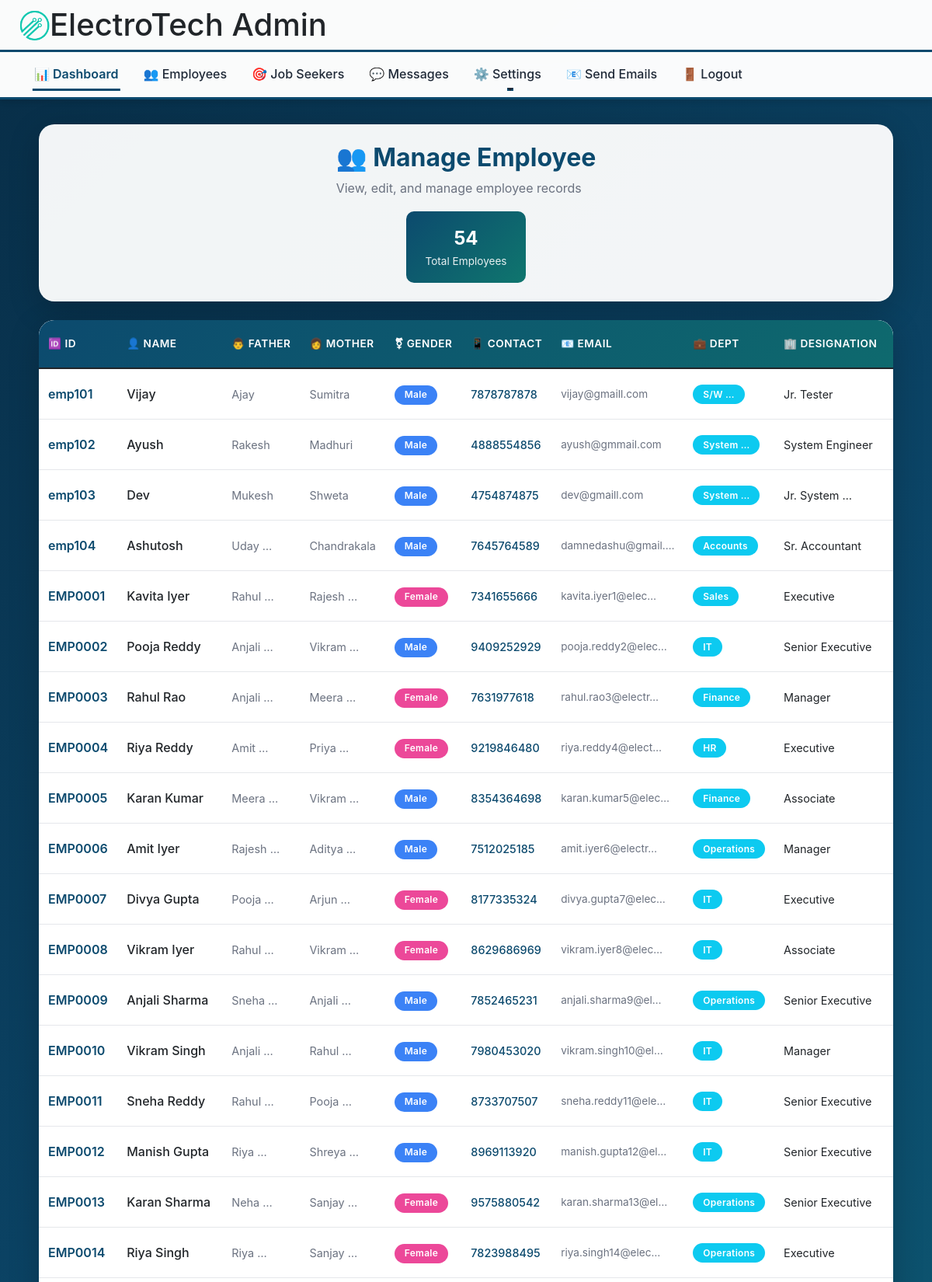
The page /emp_manage (signed in, upper part) on the database its author committed.
### home/models.py (models this page shows, shortened)
class Employee(models.Model):
    empid = models.CharField(max_length=10, primary_key=True)
    name = models.CharField(max_length=122)
    fname = models.CharField(max_length=122)
    mname = models.CharField(max_length=122)
    gender = models.CharField(max_length=122)
    address = models.TextField()
    city = models.CharField(max_length=122)
    contactno = models.IntegerField()
    email = models.EmailField(max_length=122)
    department = models.CharField(max_length=122)
    designation = models.CharField(max_length=122)
    dob = models.DateField()
    doj = models.DateField()
    salary = models.FloatField()

### home/views.py (the view)
# urls.py: path("emp_manage", views.emp_manage, name = 'emp_manage'),
def emp_manage(request):
    if request.user.is_anonymous:
        return redirect("admin_login")
    employees = Employee.objects.all()
    return render(request, 'admin_zone/emp_manage.html', {'employees': employees})

### templates/admin_zone/emp_manage.html (shortened to what this page needs)
{% extends 'admin_zone/admin_home.html' %}
{% load static %}
{% block body %}
<div style="background: linear-gradient(135deg, #082f49 0%, #0c4a6e 40%, #0f766e 100%); min-height: calc(100vh - 200px); padding: 2rem 1rem;">
    <div style="max-width: 1100px; margin: 0 auto; width: 100%;">
        <div class="card mb-4" style="background: rgba(255, 255, 255, 0.95); border: none; border-radius: 20px; box-shadow: 0 10px 40px rgba(0,0,0,0.2);">
            <div class="card-body py-4 px-5">
                <div style="display: flex; flex-direction: column; gap: 1rem; align-items: center; justify-content: space-between; flex-wrap: wrap; @media (min-width: 600px) { flex-direction: row; }">
                    <div>
                        <h1 style="font-size: 2rem; font-weight: 700; color: var(--primary-color); margin: 0;">👥 Manage Employee</h1>
                        <p style="color: var(--text-muted); margin-top: 0.5rem; margin-bottom: 0;">View, edit, and manage employee records</p>
                    </div>
                    <div style="background: linear-gradient(135deg, var(--primary-color) 0%, var(--secondary-color) 100%); color: white; padding: 1rem 1.5rem; border-radius: 10px; text-align: center; max-width: 200px;">
                        <div style="font-size: 1.5rem; font-weight: 700;">{{ employees|length }}</div>
                        <div style="font-size: 0.85rem; opacity: 0.9;">Total Employees</div>
                    </div>
                </div>
            </div>
        </div>
        <div class="card" style="background: white; border: none; border-radius: 20px; box-shadow: 0 10px 40px rgba(0,0,0,0.2); overflow: hidden;">
            <div class="table-responsive" style="overflow-x: auto; max-width: 100%;">
                <table class="table table-hover mb-0" style="width: 100%; min-width: 1000px;">
                    <thead style="background: linear-gradient(135deg, var(--primary-color) 0%, var(--secondary-color) 100%); color: white; position: sticky; top: 0; z-index: 10;">
                        <tr>
                            <th style="padding: 1.25rem 0.75rem; font-weight: 600; font-size: 0.85rem; white-space: nowrap;">🆔 ID</th>
                            <th style="padding: 1.25rem 0.75rem; font-weight: 600; font-size: 0.85rem; white-space: nowrap;">👤 Name</th>
                            <th style="padding: 1.25rem 0.75rem; font-weight: 600; font-size: 0.85rem; white-space: nowrap;">👨 Father</th>
                            <th style="padding: 1.25rem 0.75rem; font-weight: 600; font-size: 0.85rem; white-space: nowrap;">👩 Mother</th>
                            <th style="padding: 1.25rem 0.75rem; font-weight: 600; font-size: 0.85rem; white-space: nowrap;">⚧ Gender</th>
                            <th style="padding: 1.25rem 0.75rem; font-weight: 600; font-size: 0.85rem; white-space: nowrap;">📱 Contact</th>
                            <th style="padding: 1.25rem 0.75rem; font-weight: 600; font-size: 0.85rem; white-space: nowrap;">📧 Email</th>
                            <th style="padding: 1.25rem 0.75rem; font-weight: 600; font-size: 0.85rem; white-space: nowrap;">💼 Dept</th>
                            <th style="padding: 1.25rem 0.75rem; font-weight: 600; font-size: 0.85rem; white-space: nowrap;">🏢 Designation</th>
                            <th style="padding: 1.25rem 0.75rem; font-weight: 600; font-size: 0.85rem; white-space: nowrap;">🎂 DOB</th>
                        </tr>
                    </thead>
                    <tbody>
                        {% if employees %}
                            {% for employee in employees %}
                            <tr style="border-bottom: 1px solid #e5e7eb; transition: background-color 0.3s ease;">
                                <td style="padding: 1rem 0.75rem; font-weight: 600; white-space: nowrap; color: var(--primary-color);">{{ employee.empid }}</td>
                                <td style="padding: 1rem 0.75rem; font-weight: 500; white-space: nowrap;">{{ employee.name|truncatewords:2 }}</td>
                                <td style="padding: 1rem 0.75rem; font-size: 0.9rem; white-space: nowrap; color: var(--text-muted);">{{ employee.fname|truncatewords:1 }}</td>
                                <td style="padding: 1rem 0.75rem; font-size: 0.9rem; white-space: nowrap; color: var(--text-muted);">{{ employee.mname|truncatewords:1 }}</td>
                                <td style="padding: 1rem 0.75rem; white-space: nowrap;">
                                    <span class="badge" style="{% if employee.gender == 'Male' %}background: #3b82f6;{% elif employee.gender == 'Female' %}background: #ec4899;{% else %}background: #8b5cf6;{% endif %} color: white; padding: 0.4rem 0.8rem; font-size: 0.75rem;">
                                        {{ employee.gender }}
                                    </span>
                                </td>
                                <td style="padding: 1rem 0.75rem; font-weight: 500; white-space: nowrap; color: var(--primary-color); font-size: 0.9rem;">{{ employee.contactno }}</td>
                                <td style="padding: 1rem 0.75rem; font-size: 0.85rem; white-space: nowrap; color: var(--text-muted);">{{ employee.email|truncatechars:18 }}</td>
                                <td style="padding: 1rem 0.75rem; font-size: 0.9rem; white-space: nowrap;">
                                    <span class="badge bg-info" style="padding: 0.4rem 0.8rem; font-size: 0.75rem;">{{ employee.department|truncatewords:1 }}</span>
                                </td>
                                <td style="padding: 1rem 0.75rem; font-size: 0.9rem; white-space: nowrap;">{{ employee.designation|truncatewords:2 }}</td>
                                <td style="padding: 1rem 0.75rem; font-size: 0.85rem; white-space: nowrap; color: var(--text-muted);">{{ employee.dob|date:"d M Y" }}</td>
                            </tr>
                            {% endfor %}
                        {% endif %}
                    </tbody>
                </table>
            </div>
        </div>
    </div>
</div>
{% endblock body %}

### static/css/modern-hr.css (style rules this page uses)
:root { --primary-color: #0c4a6e; --primary-dark: #082f49; --primary-light: #0369a1; --secondary-color: #0f766e; --success-color: #10b981; --success-dark: #059669; --warning-color: #f59e0b; --warning-dark: #d97706; --danger-color: #ef4444; --danger-dark: #dc2626; --info-color: #0891b2; --info-dark: #0e7490; --white: #ffffff; --light-bg: #f8fafc; --light-gray: #e5e7eb; --gray: #9ca3af; --dark-gray: #6b7280; --text-dark: #1f2937; --text-muted: #6b7280; --border-color: #e5e7eb; --shadow-xs: 0 1px 2px rgba(0, 0, 0, 0.05); --shadow-sm: 0 1px 3px rgba(0, 0, 0, 0.1); --shadow-md: 0 4px 6px rgba(0, 0, 0, 0.1); --shadow-lg: 0 10px 25px rgba(0, 0, 0, 0.15); --shadow-xl: 0 20px 40px rgba(0, 0, 0, 0.2); --transition-fast: all 0.15s ease; --transition: all 0.3s ease; --transition-slow: all 0.5s ease; --spacing-xs: 0.25rem; --spacing-sm: 0.5rem; --spacing-md: 1rem; --spacing-lg: 1.5rem; --spacing-xl: 2rem; --radius-sm: 6px; --radius-md: 10px; --radius-lg: 16px; --radius-xl: 24px; --radius-full: 9999px; --z-dropdown: 1000; --z-sticky: 1020; --z-fixed: 1030; --z-modal-backdrop: 1040; --z-modal: 1050; --z-popover: 1060; --z-tooltip: 1070; }
* { box-sizing: border-box; }
body { font-family: -apple-system, BlinkMacSystemFont, 'Segoe UI', Roboto, 'Helvetica Neue', Arial, sans-serif; background: linear-gradient(135deg, #082f49 0%, #0c4a6e 40%, #0f766e 100%) !important; background-attachment: fixed !important; min-height: 100vh; line-height: 1.6; -webkit-font-smoothing: antialiased; -moz-osx-font-smoothing: grayscale; transition: var(--transition); }
html { scroll-behavior: smooth; }
.table-responsive { border-radius: var(--radius-lg); overflow: hidden; box-shadow: var(--shadow-md); background: white; }
table { background: white; border-radius: var(--radius-lg); overflow: hidden; box-shadow: var(--shadow-md); width: 100%; }
.table { margin-bottom: 0; }
thead { background: linear-gradient(135deg, var(--primary-color) 0%, var(--secondary-color) 100%); color: white; position: sticky; top: 0; z-index: 10; }
thead th { border: none; padding: 1rem; font-weight: 600; text-transform: uppercase; letter-spacing: 0.5px; font-size: 0.85rem; white-space: nowrap; position: relative; }
thead th::after { content: ''; position: absolute; bottom: 0; left: 0; width: 0; height: 2px; background: white; transition: var(--transition); }
tbody tr { transition: var(--transition); border-bottom: 1px solid var(--border-color); }
tbody td { padding: 1rem; vertical-align: middle; }
.card { border: none; border-radius: var(--radius-xl); box-shadow: var(--shadow-md); transition: var(--transition); overflow: hidden; background: white; }
.card-body { padding: 1.5rem; }
.badge { padding: 0.5rem 1rem; border-radius: var(--radius-full); font-weight: 600; letter-spacing: 0.3px; font-size: 0.85rem; display: inline-flex; align-items: center; gap: 0.25rem; }

### rows shown on the page
Employee: empid "emp101", name "Vijay", fname "Ajay", mname "Sumitra", gender "Male", contactno "7878787878", email "vijay@gmaill.com", department "S/W …", designation "Jr. Tester"
Employee: empid "emp102", name "Ayush", fname "Rakesh", mname "Madhuri", gender "Male", contactno "4888554856", email "ayush@gmmail.com", department "System …", designation "System Engineer"
Employee: empid "emp103", name "Dev", fname "Mukesh", mname "Shweta", gender "Male", contactno "4754874875", email "dev@gmaill.com", department "System …", designation "Jr. System …"
Employee: empid "emp104", name "Ashutosh", fname "Uday …", mname "Chandrakala", gender "Male", contactno "7645764589", email "damnedashu@gmail.…", department "Accounts", designation "Sr. Accountant"
Employee: empid "EMP0001", name "Kavita Iyer", fname "Rahul …", mname "Rajesh …", gender "Female", contactno "7341655666", email "kavita.iyer1@elec…", department "Sales", designation "Executive"
Employee: empid "EMP0002", name "Pooja Reddy", fname "Anjali …", mname "Vikram …", gender "Male", contactno "9409252929", email "pooja.reddy2@elec…", department "IT", designation "Senior Executive"
Employee: empid "EMP0003", name "Rahul Rao", fname "Anjali …", mname "Meera …", gender "Female", contactno "7631977618", email "rahul.rao3@electr…", department "Finance", designation "Manager"
Employee: empid "EMP0004", name "Riya Reddy", fname "Amit …", mname "Priya …", gender "Female", contactno "9219846480", email "riya.reddy4@elect…", department "HR", designation "Executive"
Employee: empid "EMP0005", name "Karan Kumar", fname "Meera …", mname "Vikram …", gender "Male", contactno "8354364698", email "karan.kumar5@elec…", department "Finance", designation "Associate"
Employee: empid "EMP0006", name "Amit Iyer", fname "Rajesh …", mname "Aditya …", gender "Male", contactno "7512025185", email "amit.iyer6@electr…", department "Operations", designation "Manager"
Employee: empid "EMP0007", name "Divya Gupta", fname "Pooja …", mname "Arjun …", gender "Female", contactno "8177335324", email "divya.gupta7@elec…", department "IT", designation "Executive"
Employee: empid "EMP0008", name "Vikram Iyer", fname "Rahul …", mname "Vikram …", gender "Female", contactno "8629686969", email "vikram.iyer8@elec…", department "IT", designation "Associate"
Employee: empid "EMP0009", name "Anjali Sharma", fname "Sneha …", mname "Anjali …", gender "Male", contactno "7852465231", email "anjali.sharma9@el…", department "Operations", designation "Senior Executive"
Employee: empid "EMP0010", name "Vikram Singh", fname "Anjali …", mname "Rahul …", gender "Male", contactno "7980453020", email "vikram.singh10@el…", department "IT", designation "Manager"
Employee: empid "EMP0011", name "Sneha Reddy", fname "Rahul …", mname "Pooja …", gender "Male", contactno "8733707507", email "sneha.reddy11@ele…", department "IT", designation "Senior Executive"
Employee: empid "EMP0012", name "Manish Gupta", fname "Riya …", mname "Shreya …", gender "Male", contactno "8969113920", email "manish.gupta12@el…", department "IT", designation "Senior Executive"
Employee: empid "EMP0013", name "Karan Sharma", fname "Neha …", mname "Sanjay …", gender "Female", contactno "9575880542", email "karan.sharma13@el…", department "Operations", designation "Senior Executive"
Employee: empid "EMP0014", name "Riya Singh", fname "Riya …", mname "Sanjay …", gender "Female", contactno "7823988495", email "riya.singh14@elec…", department "Operations", designation "Executive"

### other values the page prints
{{ employees|length }} "54"
